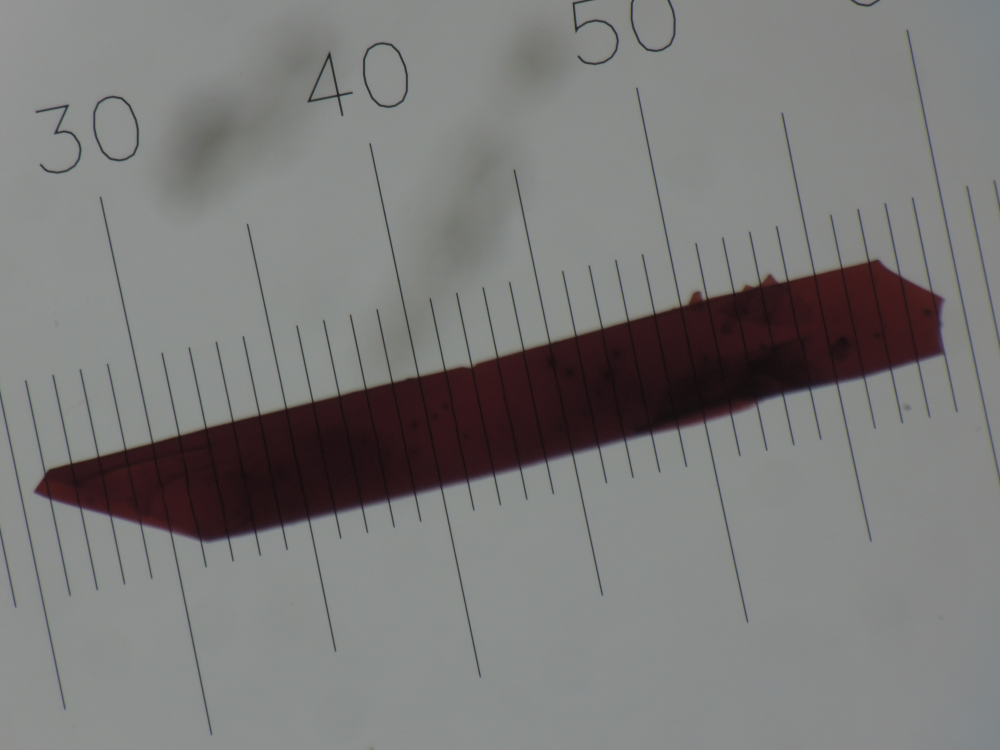
#> input picture DSCN2873.JPG, 4000 x 3000 px, given in place of DSCN2879.JPG, which was not available (shown at 1/4 size); the run also reads 1 picture not shown here
$ python filter.py
#> lines starting #> are read from the running program, lines starting #| are printed output that depends on the picture; after the words box and inside, x2 and y2 are one past the last pixel; in counts of white or black regions, pixels touching at a corner belong together; pictures that were not available may be replaced by others from this repository, and a replacement may not be noted

import numpy as np
import cv2
from matplotlib import pyplot as plt
import pandas as pd
import matplotlib.image as mpimg
from skimage import morphology
import skimage
#help variable to process multiplee images
import glob


# img=cv2.imread('DDAB.png')
img=cv2.imread('DSCN2879.JPG')
#> img is the input picture: shape (3000, 4000, 3); mean B, G, R 121, 121.9, 122.7
# img=cv2.imread('DSCN2881.JPG')
# img=cv2.imread('DMNAB.png')

canny=cv2.Canny(img,80,120)
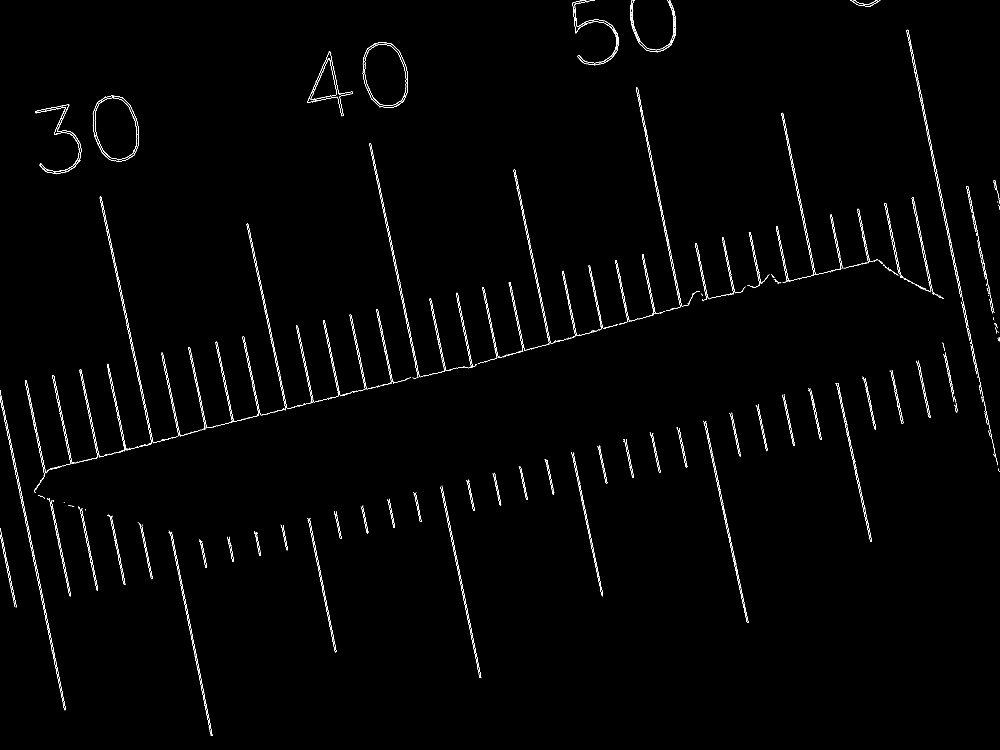
#> canny: shape (3000, 4000) (shown at 1/4 size); 0.58% white in thin lines or dots
titles=['images', 'canny']
images=[img, canny]
for i in range(2):
    plt.subplot(1,2,i+1), plt.imshow(images[i],'gray')
    plt.title(titles[i])
    plt.xticks([]),plt.yticks([])

plt.show()
#> figure, not shown here; B, G, R data is drawn as R, G, B


# [21 lines of commented-out code are left out]
image = cv2.imread("DDAB.png")
# convert to RGB
image = cv2.cvtColor(image, cv2.COLOR_BGR2RGB)
# convert to grayscale
gray = cv2.cvtColor(image, cv2.COLOR_RGB2GRAY)
# create a binary thresholded image
_, binary = cv2.threshold(gray, 127, 127, cv2.THRESH_BINARY_INV)
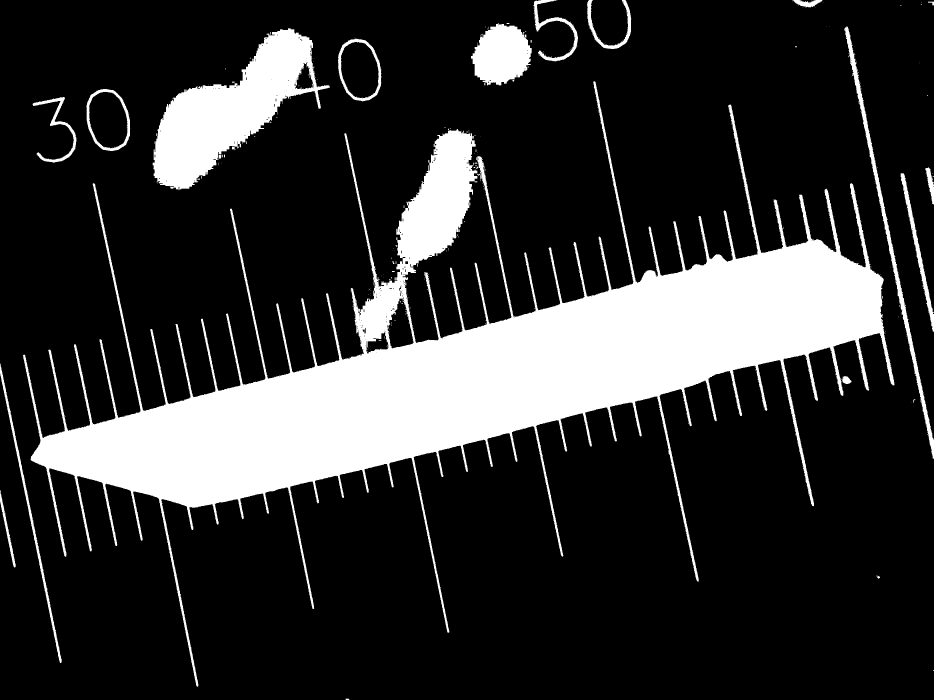
#> binary: shape (2100, 2800) (shown at 1/3 size); values 0 (black) and 127 (white), 19.6% white; 302 white regions (268 under 20 px)
# show it
plt.imshow(binary, cmap="gray")
plt.show()
# find the contours from the thresholded image
contours, hierarchy = cv2.findContours(binary, cv2.RETR_TREE, cv2.CHAIN_APPROX_SIMPLE)
#> contours = 639 contours, 572 with area under 20; largest, box (x1, y1, x2, y2) and area: (69, 244, 2684, 2060) 960440, (458, 85, 989, 571) 107263, (1413, 69, 1595, 256) 23764, (259, 267, 391, 453) 19144, (1014, 116, 1144, 304) 18932
# draw all contours
image = cv2.drawContours(image, contours, -1, (0, 255, 0), 2)
# show the image with the drawn contours
plt.imshow(image)
plt.show()

img = cv2.imread("DDAB_modified.png")
img = cv2.imread("1.png")
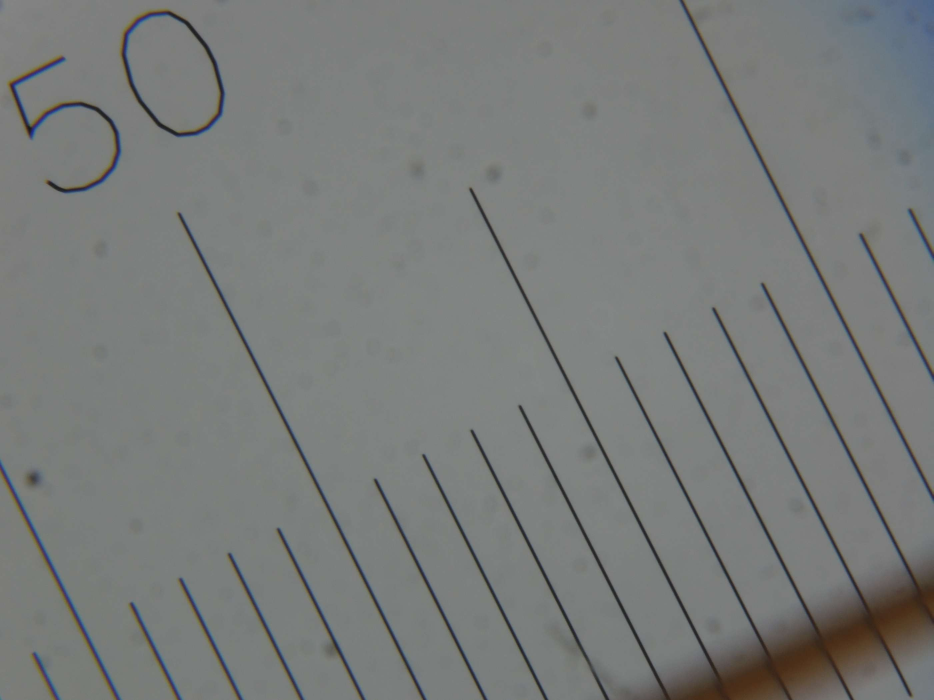
#> input picture 1.jpg, 2800 x 2100 px, given in place of 1.png, which was not available (shown at 1/3 size)
#> img is the input picture: shape (2100, 2800, 3); mean B, G, R 121.3, 122.5, 119.9
gray = cv2.cvtColor(img, cv2.COLOR_BGR2GRAY)
thresh = cv2.threshold(gray, 0, 255, cv2.THRESH_OTSU+cv2.THRESH_BINARY_INV)[1]
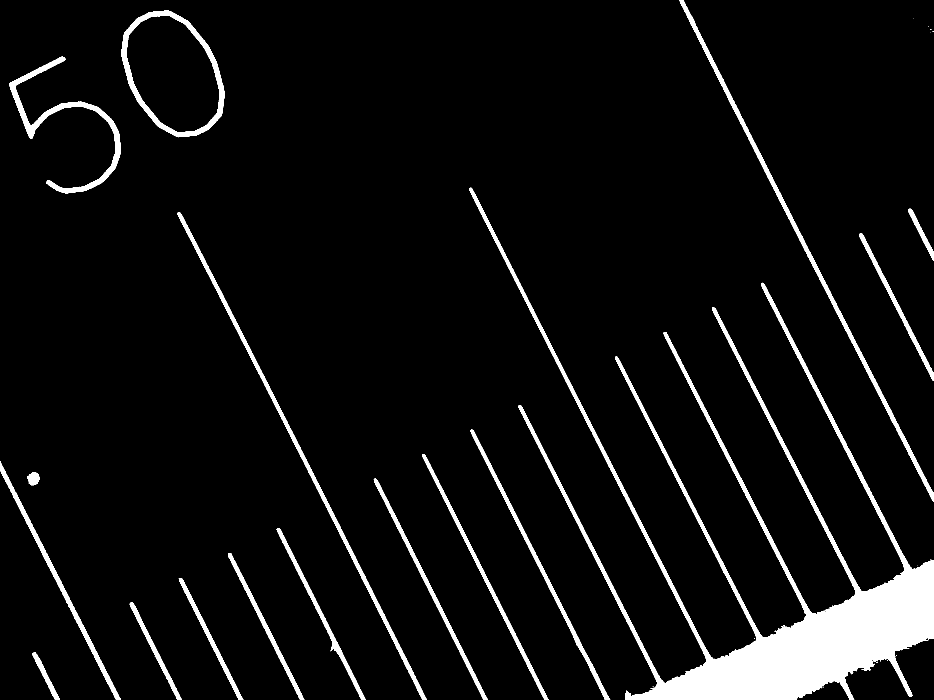
#> thresh: shape (2100, 2800) (shown at 1/3 size); 6.1% white; 39 white regions (22 under 20 px)
contours = cv2.findContours(thresh, cv2.CHAIN_APPROX_NONE, cv2.RETR_TREE)[0]
#> contours = 79 contours, 60 with area under 20; largest, box (x1, y1, x2, y2) and area: (1408, 563, 2800, 2100) 217900, (364, 32, 675, 412) 84776, (378, 45, 660, 398) 70818, (2037, 0, 2800, 1504) 17894, (533, 638, 1280, 2100) 16394
cnt = max(contours, key=lambda c: cv2.contourArea(c))
#> cnt = contour of 4368 points, box (x1, y1, x2, y2) (1408, 563, 2800, 2100), area 217900
mask = np.ones((img.shape[:2]), np.uint8)*255
x, y, w, h = cv2.boundingRect(cnt)
#> x = 1408; y = 563; w = 1392; h = 1537
mask[y:y+h, x:x+w] = gray[y:y+h, x:x+w]
cv2.imwrite("mask.png", mask)
cv2.imshow("mask", mask)
cv2.waitKey(0)
cv2.destroyAllWindows()

# [51 lines of commented-out code are left out]
for image in glob.glob("pictures/*.JPG"):
    img = cv2.imread(image)
    #img = cv2.imread('DDAB.png')
    # img = cv2.resize(imgs, (960, 540))
    gray = cv2.cvtColor(img, cv2.COLOR_BGR2GRAY)
#> gray: shape (3000, 4000)
    blur = cv2.GaussianBlur(gray, (3, 3), 0)
    thresh = cv2.threshold(
        blur, 0, 255, cv2.THRESH_BINARY_INV + cv2.THRESH_OTSU)[1]
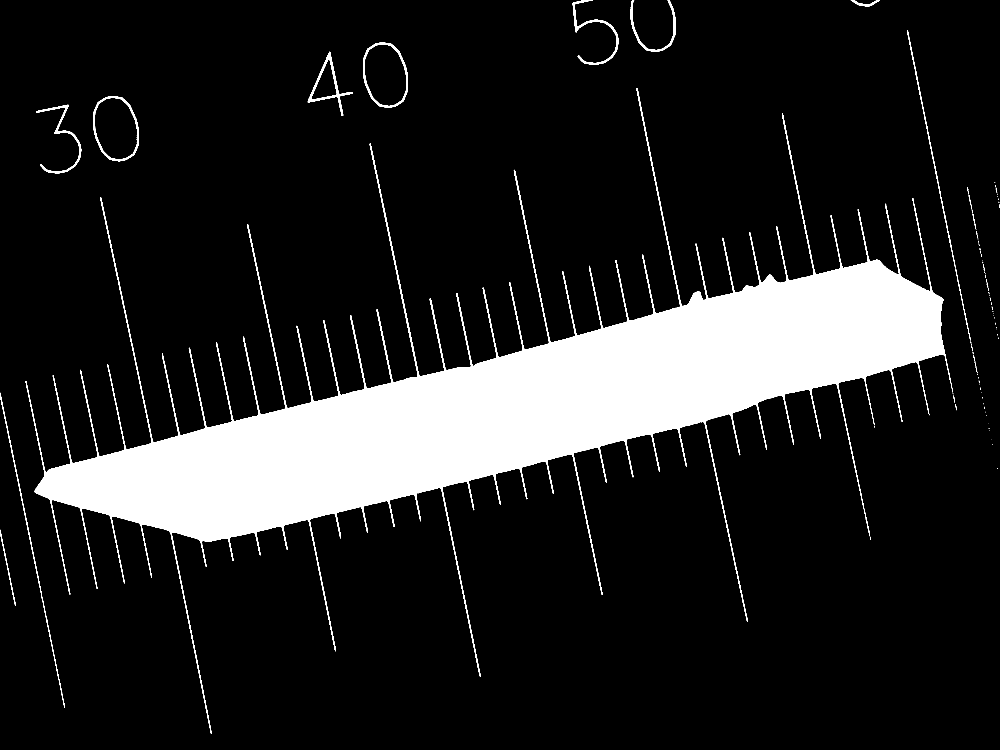
#> thresh: shape (3000, 4000) (shown at 1/4 size); 13.7% white; 110 white regions (74 under 20 px)

    contours = cv2.findContours(thresh, cv2.CHAIN_APPROX_NONE, cv2.RETR_TREE)[0]
#> contours = 113 contours, 89 with area under 20; largest, box (x1, y1, x2, y2) and area: (102, 352, 3803, 2936) 1586016, (374, 384, 555, 645) 37421, (1452, 170, 1631, 431) 37048, (379, 390, 549, 639) 33295, (1459, 176, 1625, 425) 32748
    cnt = max(contours, key=lambda c: cv2.contourArea(c))
#> cnt = contour of 10819 points, box (x1, y1, x2, y2) (102, 352, 3803, 2936), area 1586016
    mask = np.ones((img.shape[:2]), np.uint8)*255
    # mask2 = np.zeros((img.shape[:2]), dtype=np.uint8)
    cv2.drawContours(mask, [cnt], -1, (0, 0, 0), -1)
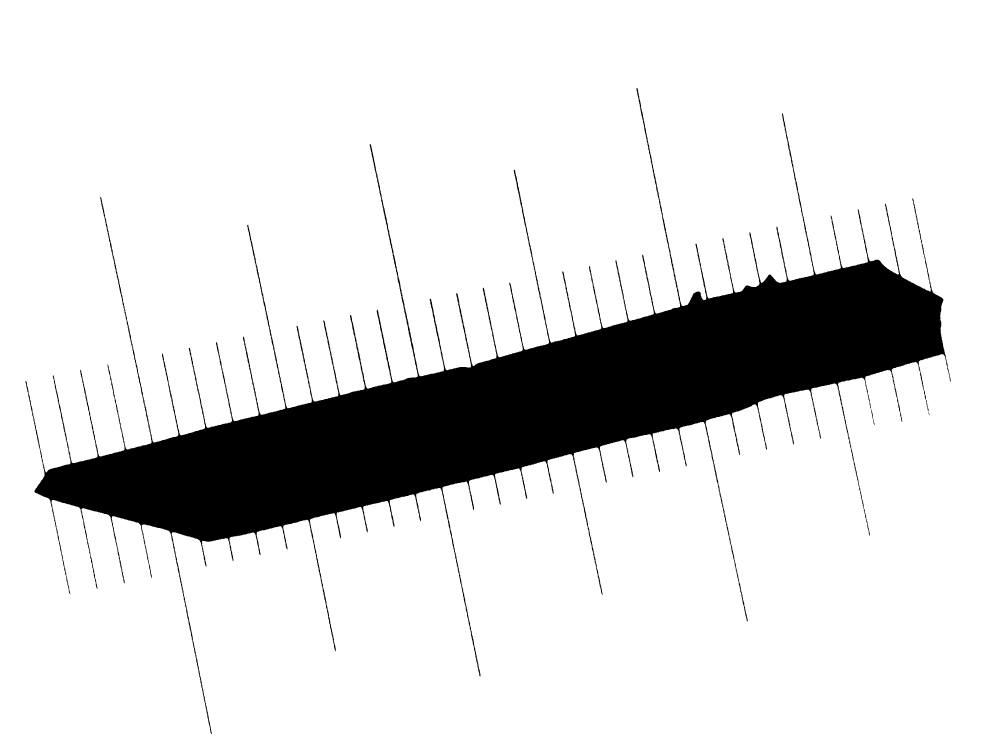
#> mask: shape (3000, 4000) (shown at 1/4 size); 86.6% white; 1 black region, box (x1, y1, x2, y2) and area: (102, 352, 3803, 2936) 1610914
    x, y, w, h = cv2.boundingRect(cnt)
#> x = 102; y = 352; w = 3701; h = 2584
    #print(w,h)
    #mask2[y:y+h, x:x+w] = gray[y:y+h, x:x+w]

    # cv2.imshow('mask2', mask2)
    cv2.imshow('mask', mask)
    cv2.waitKey(0)
    cv2.destroyAllWindows()
